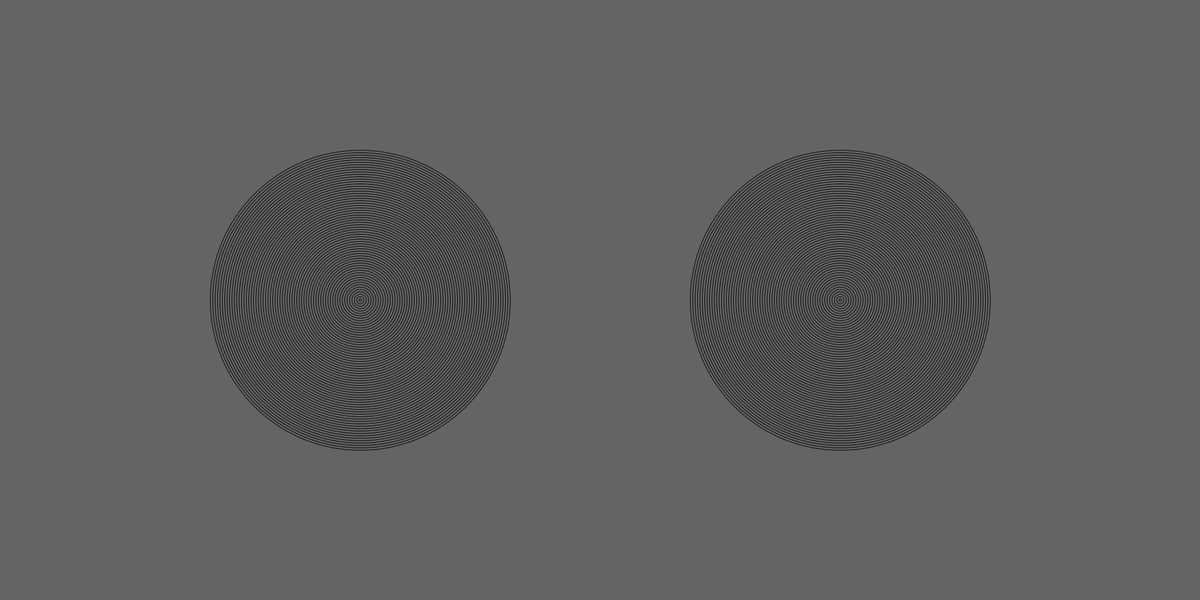
Frame 1 (no input)
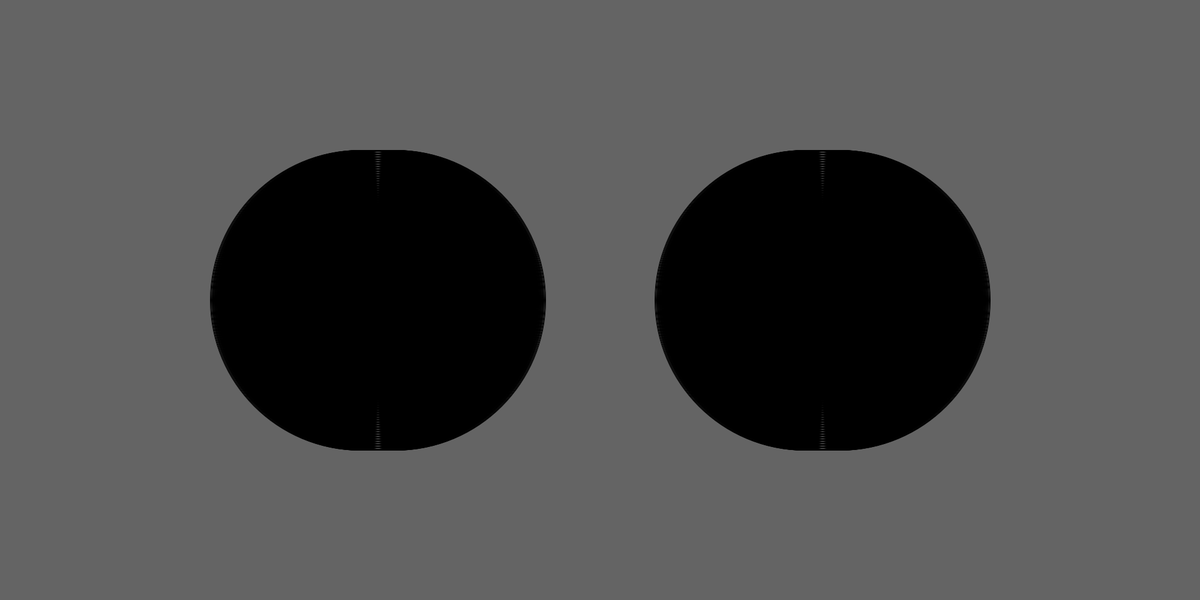
Frame 60 (the mouse pressed at the canvas centre just before this capture)
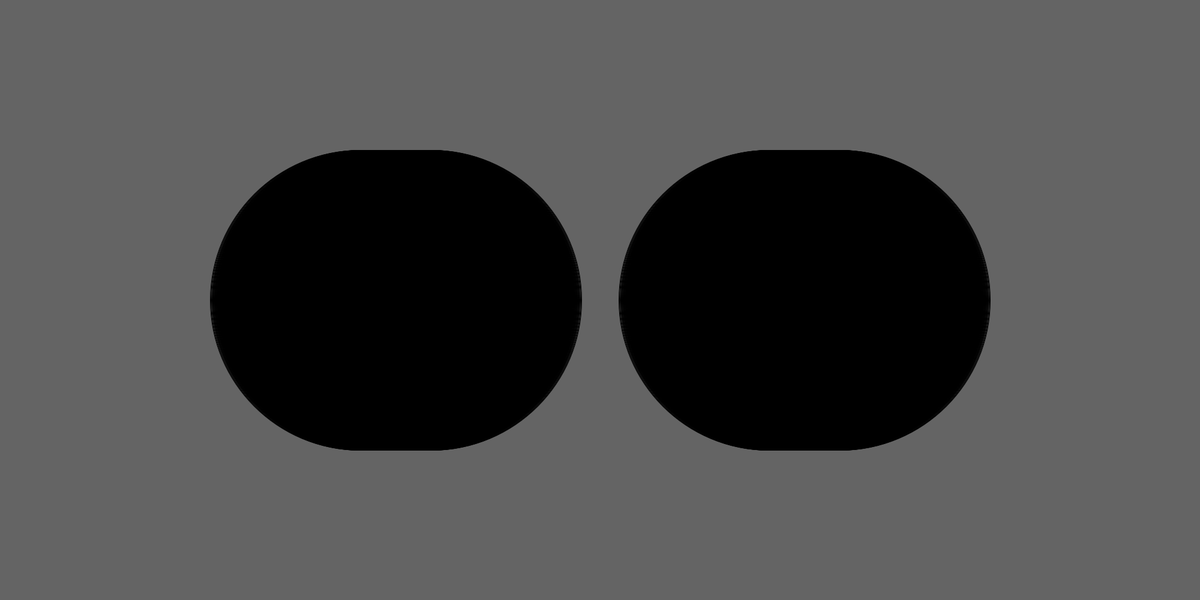
Frame 120 (the mouse held since frame 60 and released just before this capture)

The Processing sketch that drew these frames (run headless with seeded random() and noise(); from frame 60 on, the mouse is pressed at the canvas centre):

// Processing sketch: AmazingRings
// ── AmazingRings.pde

int xPostionOne=600;

int xPostionTwo=1400;

void setup(){
  
    size(2000, 1000);
  
   
    
    background(100, 100, 100);
  }

  void draw(){
    
        if(xPostionOne==800) {
      background(random(0,50), random(0,255), random(0,255));
    }
    
        if(xPostionOne==1400) {
      background(random(0,50), random(0,255), random(0,255));
    }
    
        if(xPostionOne==1000) {
      background(random(0,50), random(0,255), random(0,255));
    }
    
        if(xPostionOne==1200) {
      background(random(0,50), random(0,255), random(0,255));
    }
    
    
    noFill();
    
        for(int x=500;x>0;x=x-8){
          
          noFill();
          
          ellipse(xPostionOne, 500, x, x);
          
        }
        
        for(int z=500;z>0;z=z-8)  {
         
          ellipse(xPostionTwo, 500, z, z);
           
        }
         
        if(xPostionOne>1400){
          
          xPostionOne=600;
          
          xPostionTwo=1400;
          
        }
        
        else  {
        
        xPostionOne=xPostionOne +1;
        
        xPostionTwo=xPostionTwo-1;
        
        }
}
